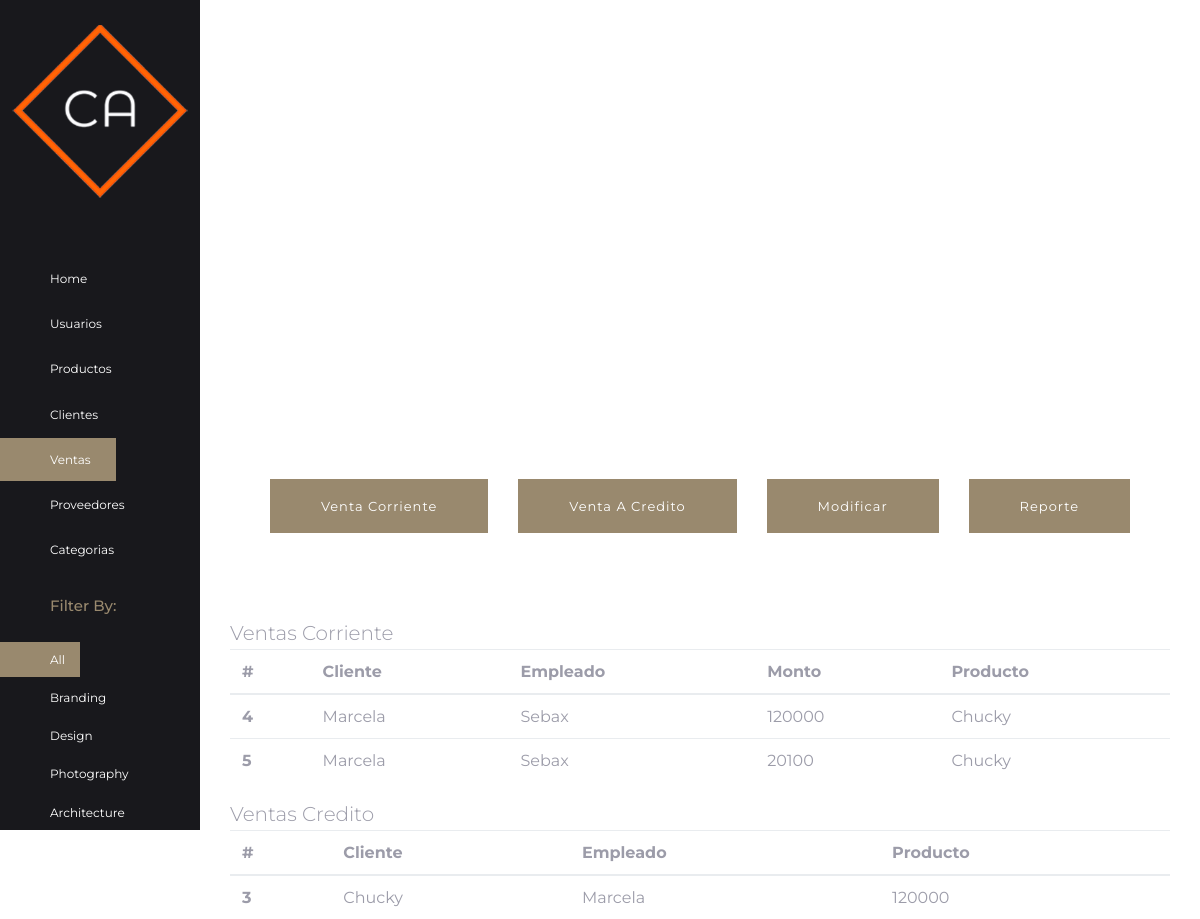
Page /venta on the committed database.
### api/models.py (models this page shows, shortened)
class Venta(models.Model):
    id_venta = models.AutoField(primary_key=True)
    id_producto = models.ForeignKey(Productos,on_delete=models.CASCADE)
    id_cliente = models.ForeignKey(Cliente,on_delete=models.CASCADE)
    id_usuario = models.ForeignKey(Usuarios,on_delete=models.CASCADE)
    monto_venta = models.IntegerField()
    createdAt = models.DateTimeField(auto_now_add=True)
    class Meta:
        ordering = ["id_venta"]

class Cliente(models.Model):
    Status=((('Nuevo','Cliente Nuevo')),(('Antiguo','CLiente Antiguo')),)
    id_cliente = models.AutoField(primary_key=True)
    nombre_cliente = models.CharField(max_length=100,null=False)
    cedula_cliente = models.CharField(unique=True,max_length=100,null=False)
    estado_cliente =  models.CharField(
        max_length=32,choices=Status,default='available',
    )
    telefono_cliente = models.CharField(max_length=10)
    createdAt = models.DateTimeField(auto_now_add=True)
    class Meta:
        ordering = ["id_cliente"]
    def __str__(self):
        return self.nombre_cliente

class Usuarios(models.Model):
    Status=((('A','Admin')),(('O','Operador')),)
    id_persona = models.AutoField(primary_key= True)
    username = models.OneToOneField(User,on_delete=models.CASCADE)
    email = models.EmailField()
    nombre_persona = models.CharField('Nombre', max_length=100)
    password = models.CharField(max_length=10)
    password2 = models.CharField(max_length=10)
    rol_usuario = models.CharField(
        max_length=32,choices=Status,default='available',
    )
    createdAt = models.DateTimeField(auto_now_add=True)
    class Meta:
        ordering = ["id_persona"]
    def __str__(self):
        return self.nombre_persona

class Productos(models.Model):
    Status=((('Compra','Compra Producto')),(('Venta','Venta Producto')),(('Pendiente',' Pendiente Producto')),)
    id_producto = models.AutoField(primary_key=True)
    nombre_producto = models.CharField(max_length=100)
    codigo =  models.ForeignKey(Categoria,on_delete=models.CASCADE)
    id_proveedor = models.ForeignKey(Proveedor,on_delete=models.CASCADE)
    estado_producto = models.CharField(
        max_length=32,choices=Status,default='available',
    )
    cantidad_producto = models.IntegerField()
    precio_producto = models.IntegerField()
    imagen_producto = models.URLField(max_length=400)
    createdAt = models.DateTimeField(auto_now_add=True)
    class Meta:
        ordering = ["id_producto"]
    def __str__(self):
        return self.nombre_producto

class Credito(models.Model):
    id_credito = models.AutoField(primary_key=True)
    id_producto = models.ForeignKey(Productos,on_delete=models.CASCADE)
    id_cliente = models.ForeignKey(Cliente,on_delete=models.CASCADE)
    saldo_pendiente = models.IntegerField()
    createdAt = models.DateTimeField(auto_now_add=True)
    class Meta:
        ordering = ["id_cliente"]

### fron/views.py (the view)
# urls.py: path('venta',FormularioVentaView.venta,name="Venta"),
    def venta(request):
        ventas=Venta.objects.all()
        creditos=Credito.objects.all()
        return render(request,"ventas.html",{"ventas":ventas,"creditos":creditos})

### fron/templates/ventas.html (shortened to what this page needs)
{% extends "padre.html" %}
{% load static %}
 {% block content%}
<div class="col-lg-10 col-md-9 col-12 body_block  align-content-center">
 <div class="portfolio gutters grid img-container align-content-center" >
 <br>
 <br>
 <div class="mt75 row justify-content-center">
     <form action="/agregarventa" method="GET">
     <div class="col-lg-2 col-12">
         <button type="submit" class="btn btn-primary">Venta  Corriente</button>
     </div>
     </form>
     <form action="/agregarcredito" method="GET">
      <div class="col-lg-2 col-12">
          <button type="submit" class="btn btn-primary">Venta a Credito</button>
      </div>
      </form>
     <form action="/modigeneral" method="GET">
     <div class="col-lg-2 col-12">
         <button type="submit" class="btn btn-primary">Modificar</button>
     </div>
     </form>
     <form action="/reporte_ventas" method="GET">
      <div class="col-lg-2 col-12">
          <button type="submit" class="btn btn-primary">Reporte</button>
      </div>
      </form>
 </div>
 <br>
 <br>
 <span class="label label-primary">Ventas Corriente</span>
 <table class="table">
    <thead>
      <tr>
        <th scope="col">#</th>
        <th scope="col">Cliente</th>
        <th scope="col">Empleado</th>
        <th scope="col">Monto</th>
        <th scope="col">Producto</th>
      </tr>
    </thead>
    <tbody>
      {% for i in ventas %}
      <tr>
        <th scope="row">{{i.id_venta}}</th>
        <td>{{i.id_cliente}}</td>
        <td>{{i.id_usuario}}</td>
        <td>{{i.monto_venta}}</td>
        <td>{{i.id_producto}}</td>
      </tr>
        {% endfor %}
    </tbody>
  </table>
  <span class="label label-primary">Ventas Credito</span>
  <table class="table">
    <thead>
      <tr>
        <th scope="col">#</th>
        <th scope="col">Cliente</th>
        <th scope="col">Empleado</th>
        <th scope="col">Producto</th>
      </tr>
    </thead>
    <tbody>
      {% for s in creditos %}
      <tr>
        <th scope="row">{{s.id_credito}}</th>
        <td>{{s.id_producto}}</td>
        <td>{{s.id_cliente}}</td>
        <td>{{s.saldo_pendiente}}</td>
      </tr>
        {% endfor %}
    </tbody>
  </table>
 </div>
</div>
 {% endblock %}

### fron/static/css/main.css (style rules this page uses)
body { font-size: 20px; line-height: 1.6; font-weight: 300; font-family: "Montserrat", sans-serif; color: #9c9ca9; font-style: normal; overflow-x: hidden; }
.body_block { background-color: #ffffff; padding: 50px 30px; }
.btn { font-size: 13px; line-height: 1.7; text-transform: capitalize; color: #fff; font-weight: 400; padding: 15px 50px; border-radius: 0; outline: 0 !important; border: none; cursor: pointer; letter-spacing: 1px; background-color: #18181c; -webkit-transition: all 300ms ease-in-out; transition: all 300ms ease-in-out; }
.btn-primary { background-color: #99896e; border: solid 1px #99896e; color: #ffffff; -webkit-transition: all 300ms ease-in-out; transition: all 300ms ease-in-out; }

### rows in the picture
Venta: id_venta "4", id_cliente "Marcela", id_usuario "Sebax", monto_venta "120000", id_producto "Chucky"
Venta: id_venta "5", id_cliente "Marcela", id_usuario "Sebax", monto_venta "20100", id_producto "Chucky"
Credito: id_credito "3", id_producto "Chucky", id_cliente "Marcela", saldo_pendiente "120000"
